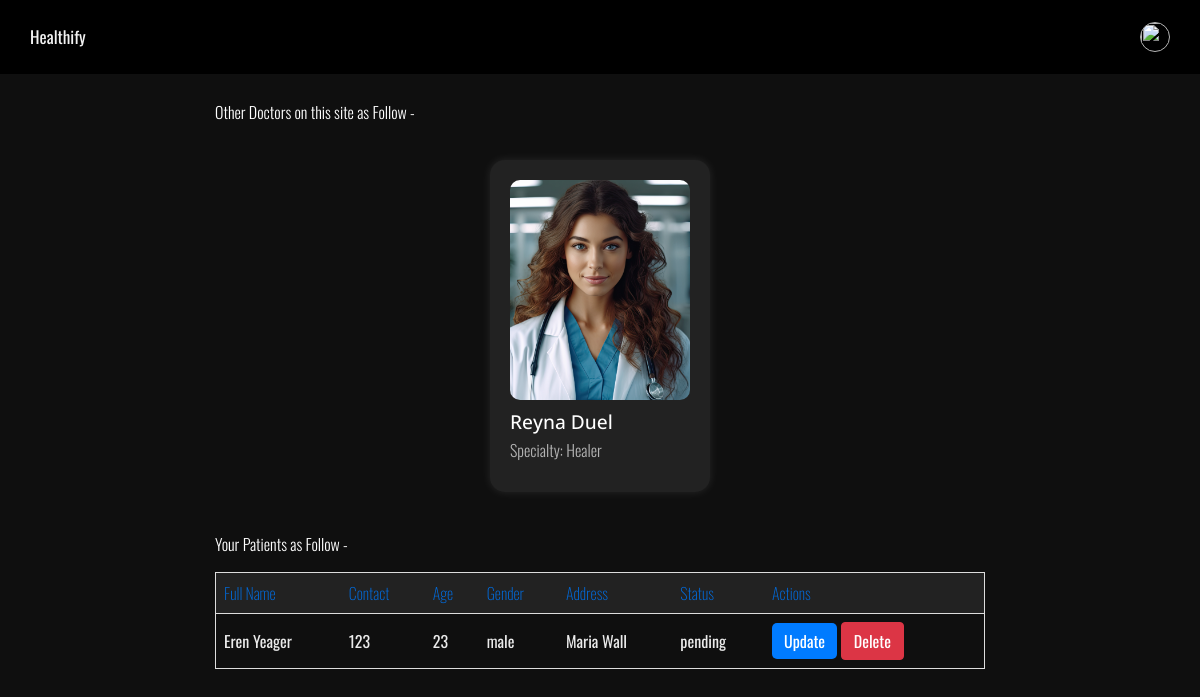
/dashboard_view/ (signed in), run on an earlier commit of the app's database.
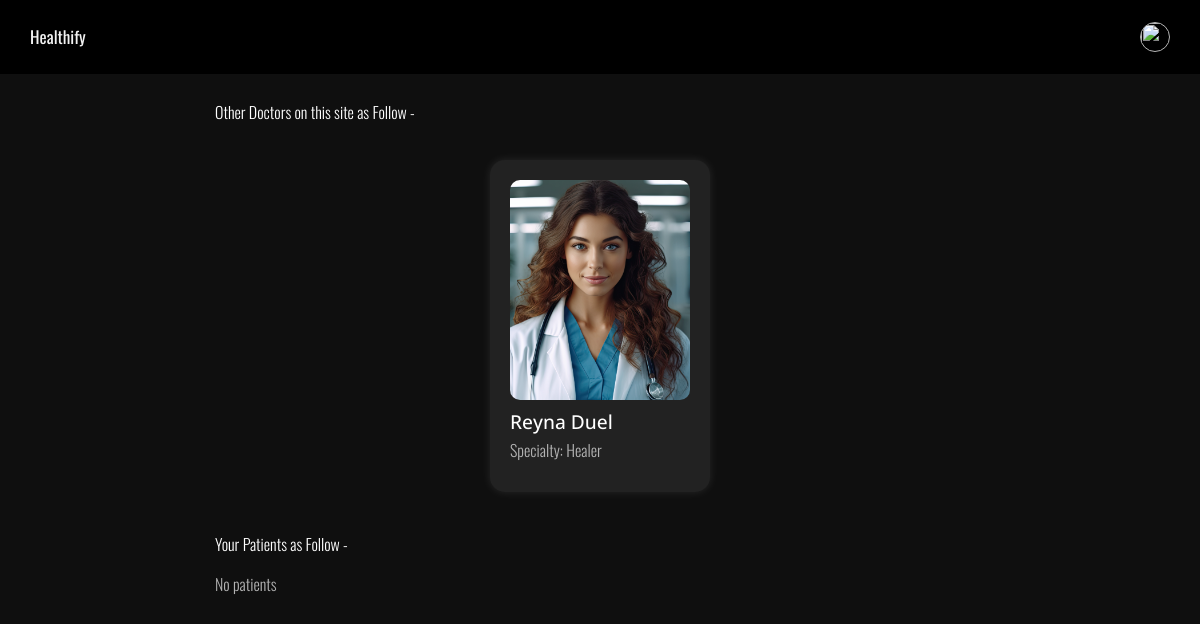
And on a later commit of the database.
### authentication/models.py (models this page shows, shortened)
class UserModel(BaseModel):
    first_name = models.CharField(max_length=255)
    last_name = models.CharField(max_length=255)
    email = models.EmailField(max_length=255,unique=True)
    contact = models.CharField(max_length=255)
    password = models.CharField(max_length=255)
    doctor_speciality = models.CharField(max_length=255,blank=True)
    role = models.CharField(max_length=50,default="patient")
    otp = models.CharField(max_length=50,default="457783")
    photo = models.ImageField(upload_to='user_photos/',blank=True)

class AppointmentModel(BaseModel):
    patient_id = models.ForeignKey(UserModel,on_delete=models.CASCADE)
    first_name = models.CharField(max_length=255)
    last_name = models.CharField(max_length=255)
    contact = models.CharField(max_length=255)
    age = models.IntegerField()
    address = models.CharField(max_length=255)
    doctor_id = models.CharField(max_length=255)
    notes = models.CharField(max_length=255,default='--')
    gender_options = (
        ('male', 'Male'),
        ('female', 'Female'),
        ('other', 'Other'),
    )
    status_choices = (
        ('active', 'Active'),
        ('pending', 'Pending'),
        ('completed', 'Completed'),
    )
    gender = models.CharField(max_length=20,choices=gender_options)
    status = models.CharField(max_length=20,choices=status_choices,default='Pending')

### userapp/views.py (the view)
# urls.py: path('dashboard_view/',dashboard_view,name='dashboard_view'),
def dashboard_view(request):
    doctors = UserModel.objects.filter(role='doctor').exclude(id=request.session['id'])
    getappointments = AppointmentModel.objects.filter(doctor_id=request.session['id'])
    context = {
        'patients':getappointments,
        'doctors':doctors
    }
    return render(request,'userapp/dashboard.html',context)

### userapp/templates/userapp/dashboard.html (shortened to what this page needs)
{% extends 'userapp/base.html' %}
{% block content %}
<div class="container">
    <form action="" method="post">
        <p style="color: white;">Other Doctors on this site as Follow -</p>
        <div class="doctor-container">
            {% for doctor in doctors %}
            <form method="GET" action="{% url 'appointment_form_view' %}">
                <div class="doctor-card">
                    <img src="{{ doctor.photo.url }}" alt="{{ doctor.first_name }} {{ doctor.last_name }}">
                    <h2>{{ doctor.first_name }} {{ doctor.last_name }}</h2>
                    <p>Specialty: {{ doctor.doctor_speciality }}</p>
                </div>
            </form>
            {% endfor %}
        </div>
        <p style="color: white;">Your Patients as Follow -</p>
        {% if patients %}
        <table>
            <tr>
                <th>Full Name</th>
                <th>Contact</th>
                <th>Age</th>
                <th>Gender</th>
                <th>Address</th>
                <th>Status</th>
                <th>Actions</th>
            </tr>
            {% for patient in patients %}
            <tr>
                <td>{{ patient.first_name }} {{ patient.last_name }}</td>
                <td>{{ patient.contact }}</td>
                <td>{{ patient.age }}</td>
                <td>{{ patient.gender }}</td>
                <td>{{ patient.address }}</td>
                <td>{{ patient.status }}</td>
                <td>
                    <a href="{% url 'update_patient_view' id=patient.id %}" class="btn btn-primary">Update</a>
                    <a href="{% url 'delete_patient_view' id=patient.id %}" class="btn btn-danger">Delete</a>
                </td>
            </tr>
            {% endfor %}
        </table>
        {% else %}
        <p>No patients</p>
        {% endif %}
    </form>
</div>
{% endblock %}

What changed in the data, as far as the page shows it:
removed AppointmentModel: first_name "Eren", last_name "Yeager", contact "123", age "23", gender "male", address "Maria Wall", status "pending"
Also different on the page:
text no longer shown: "Full Name Contact Age Gender Address Status Actions"
text now shown: "No patients"
